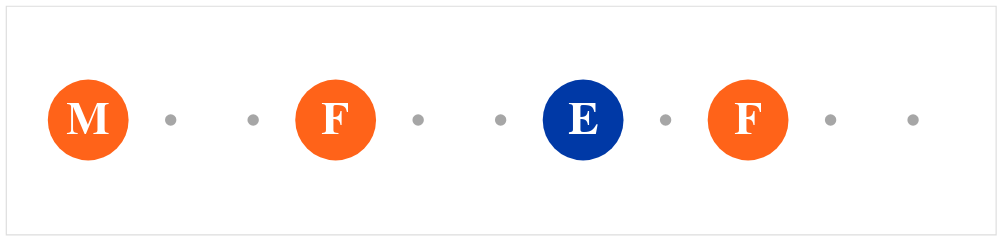

The cell this chart's notebook holds for it:
### Markdown cell above
The arrival time can be simply represented as a dot plot. In this case, we explicitly set the size of the circles and look up the corresponding color using the `line_color` data frame.

## Visualizing line label

Next, we visualize line labels using a text layer.

### Code cell
line_label = alt.Chart(df).mark_text(color="white", fontSize=40, font="Helvetica", fontStyle="bold").encode(
    x=alt.X("arrival_time:Q", axis=None, scale=x_scale),
    text="line"
)
background + arrival_time + line_label

### Figure 1 — Vega-Lite specification as saved in the notebook (floating-point values rounded to 4 significant figures)
{"config": {"view": {"continuousWidth": 300, "continuousHeight": 300}}, "layer": [{"data": {"name": "data-86d6f38c8b20d58d95ba72d6233cf50d"}, "mark": {"type": "circle", "color": "gray", "size": 100}, "encoding": {"x": {"axis": null, "field": "x", "scale": {"domain": [-1, 11]}, "type": "quantitative"}}}, {"data": {"name": "data-82662388ea5a5d374cd72822197f68d3"}, "mark": {"type": "circle", "opacity": 1, "size": 5000}, "encoding": {"color": {"field": "color", "scale": null, "type": "nominal"}, "x": {"axis": null, "field": "arrival_time", "scale": {"domain": [-1, 11]}, "type": "quantitative"}}, "transform": [{"lookup": "line", "from": {"data": {"name": "data-5b10a4fa19ed17cb7ded508c40bc33e6"}, "key": "line", "fields": ["color"]}}]}, {"data": {"name": "data-82662388ea5a5d374cd72822197f68d3"}, "mark": {"type": "text", "color": "white", "font": "Helvetica", "fontSize": 40, "fontStyle": "bold"}, "encoding": {"text": {"field": "line", "type": "nominal"}, "x": {"axis": null, "field": "arrival_time", "scale": {"domain": [-1, 11]}, "type": "quantitative"}}}], "height": 200, "width": 866, "$schema": "https://vega.github.io/schema/vega-lite/v5.8.0.json", "datasets": {"data-86d6f38c8b20d58d95ba72d6233cf50d": [{"x": 0}, {"x": 1}, {"x": 2}, {"x": 3}, {"x": 4}, {"x": 5}, {"x": 6}, {"x": 7}, {"x": 8}, {"x": 9}, {"x": 10}], "data-82662388ea5a5d374cd72822197f68d3": [{"line": "F", "arrival_time": 3, "destination": "Jamaica-179 St"}, {"line": "F", "arrival_time": 8, "destination": "Kings Hwy"}, {"line": "E", "arrival_time": 6, "destination": "Jamaica-179 St"}, {"line": "M", "arrival_time": 0, "destination": "Forest Hills-71 Av"}], "data-5b10a4fa19ed17cb7ded508c40bc33e6": [{"line": "E", "color": "#0039a6"}, {"line": "F", "color": "#ff6319"}, {"line": "M", "color": "#ff6319"}]}}
